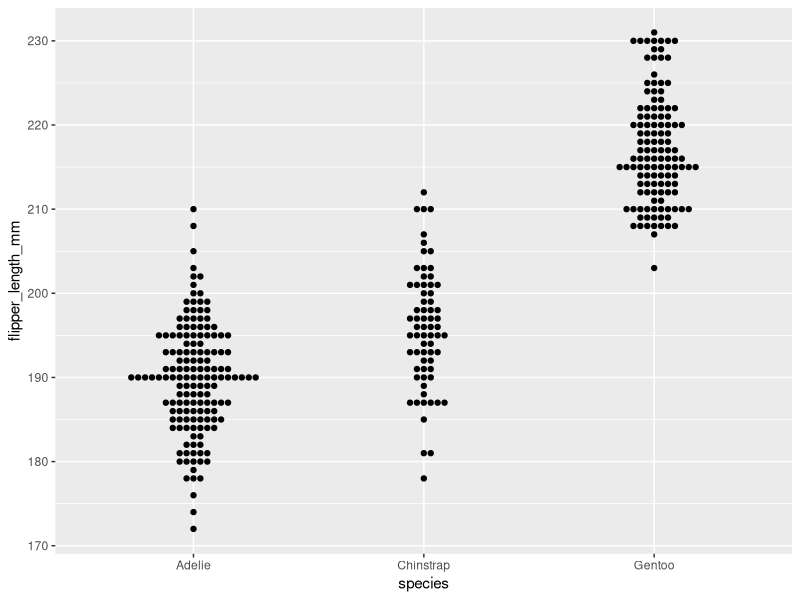
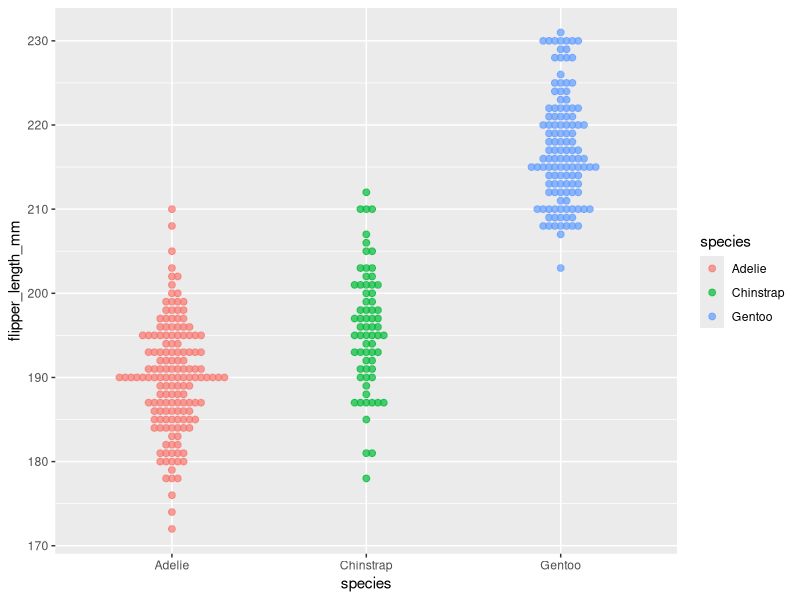
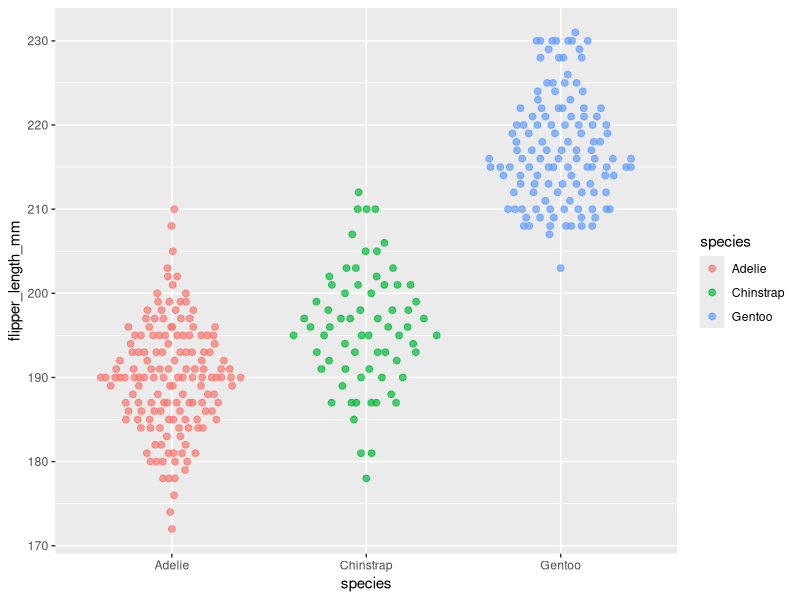
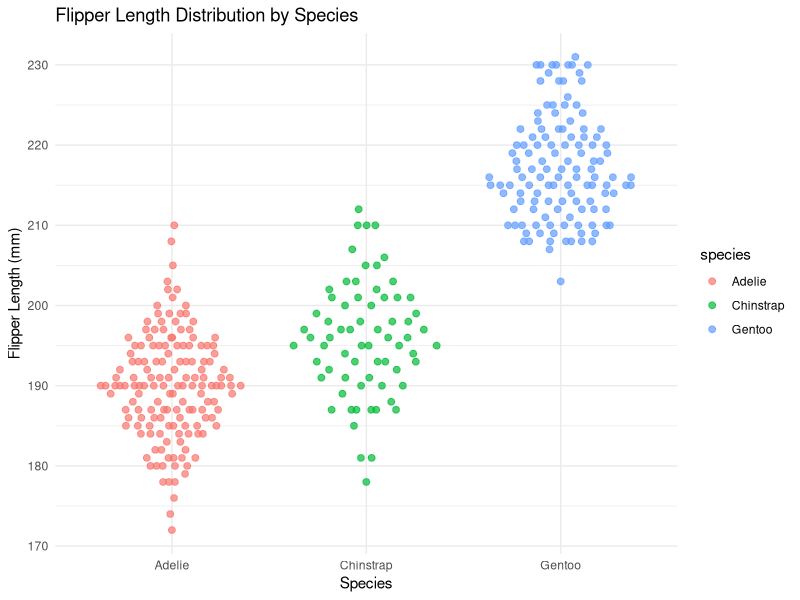
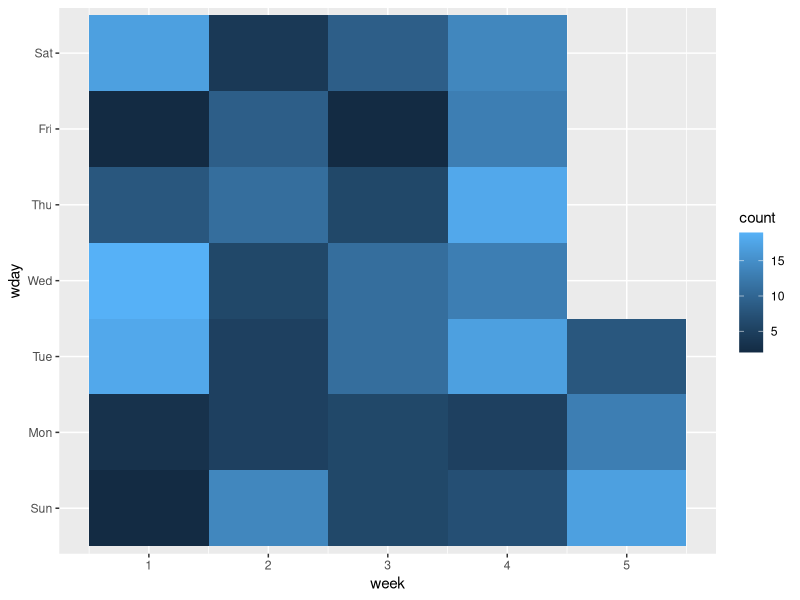
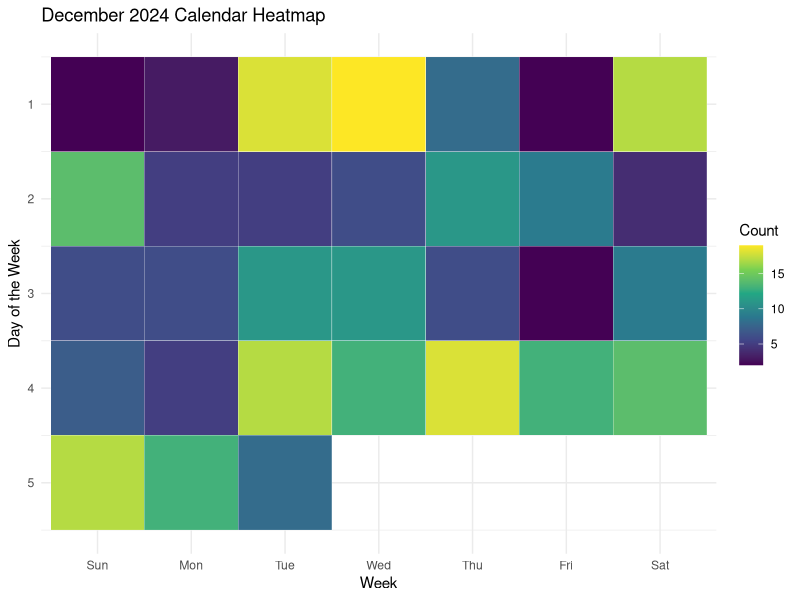

R code for these plots, in order:
## ---- chunk 1
#install.packages("ggbeeswarm")

library(ggbeeswarm)
library(palmerpenguins)
library(tidyverse) # We will use tidyverse later
## ---- chunk 2
#| warning: false
ggplot(penguins, aes(x = species, y = flipper_length_mm)) +
  geom_beeswarm()
## ---- chunk 3
#| warning: false
ggplot(penguins, aes(x = species, y = flipper_length_mm, colour = species)) +
  geom_beeswarm(size = 2, alpha = 0.7)
## ---- chunk 4
#| warning: false
ggplot(penguins, aes(x = species, y = flipper_length_mm, colour = species)) +
  geom_quasirandom(size = 2, alpha = 0.7)
## ---- chunk 5
#| warning: false
ggplot(penguins, aes(x = species, y = flipper_length_mm, color = species)) +
  geom_quasirandom(size = 2, alpha = 0.7) +
  theme_minimal() +
  labs(title = "Flipper Length Distribution by Species",
       x = "Species",
       y = "Flipper Length (mm)")
## ---- chunk 6
set.seed(0982)
month_data <- tibble(
  date = seq(as.Date("2024-12-01"), as.Date("2024-12-31"), by = "day"),
  count = sample(1:20, 31, replace = TRUE)  # Random counts per day
) |>
  mutate(
    wday = wday(date, label = TRUE, abbr = TRUE),  # Day of the week (Sun-Sat)
    week = (day(date) - 1) %/% 7 + 1  # Week number (1 to 5)
  )

month_data |> head()  
## ---- chunk 7
ggplot(data = month_data,
       mapping = aes(x = week, y = wday, fill = count)) +
  geom_tile()
## ---- chunk 8
ggplot(data = month_data,
       mapping = aes(x = wday, y = week, fill = count)) +
  geom_tile(colour = "white") +
  scale_fill_viridis_c() +
  scale_y_reverse() +
  theme_minimal() +
  labs(title = "December 2024 Calendar Heatmap", 
        x = "Week", 
        y = "Day of the Week", 
        fill = "Count")
